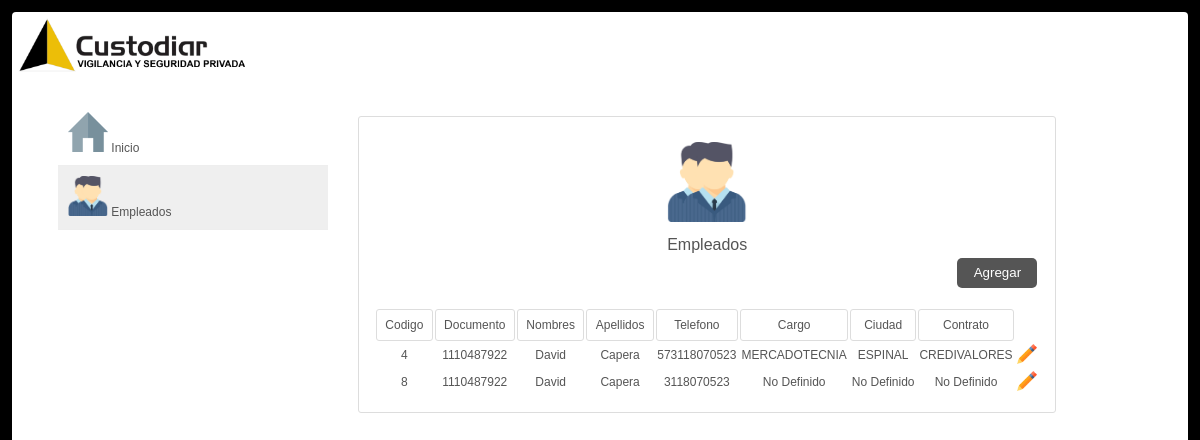
The app's page /form_personal.php with its own data.
### tables this page shows
CREATE TABLE `personal` (
  `idpersona` int(11) NOT NULL,
  `documento` int(11) DEFAULT NULL,
  `nombre` varchar(100) DEFAULT NULL,
  `apellido` varchar(100) DEFAULT NULL,
  `telefono` varchar(100) DEFAULT NULL,
  `idcargo` int(11) DEFAULT NULL,
  `idciudad` int(11) DEFAULT NULL,
  `idcontrato` int(11) DEFAULT NULL
);

CREATE TABLE `cargos` (
  `idcargo` int(11) NOT NULL,
  `nombrecargo` varchar(250) NOT NULL
);

CREATE TABLE `ciudad` (
  `idciudad` int(11) NOT NULL,
  `nombreciudad` varchar(200) DEFAULT NULL
);

CREATE TABLE `contrato` (
  `idcontrato` int(11) NOT NULL,
  `nombrecontrato` varchar(200) DEFAULT NULL
);

### db/conexion.php (called while the page is built, shortened)
<?php
Class Conexion {
   public function conectar(){
      $mysqli = new mysqli('localhost','root','','Lyra',3306);
      $mysqli->set_charset('utf8');
      return $mysqli;
   }
}

### db/utilidades_sql1.php (called while the page is built, shortened)
<?php
require_once 'conexion.php';
    class Personal extends Conexion {
        public $mysqli;
        public function __construct() {
            $this->mysqli = parent::conectar();
        }
       public function personal(){
            $resultado = $this->mysqli->query
            ("SELECT
                personal.idpersona,
                personal.documento,
                personal.nombre,
                personal.apellido,
                personal.telefono,
                cargos.nombrecargo,
                ciudad.nombreciudad,
                contrato.nombrecontrato
                FROM
                personal
                INNER JOIN cargos ON personal.idcargo = cargos.idcargo
                INNER JOIN ciudad ON personal.idciudad = ciudad.idciudad
                INNER JOIN contrato ON personal.idcontrato = contrato.idcontrato
            ");
            while( $fila = $resultado->fetch_assoc() ){
                $data[] = $fila;
            }
            if (isset($data)) {
                return $data;
            }
    }
}
?>

### form_personal.php (the view, shortened to what this page needs)
<?php
    require_once('header.php');
    require("db/utilidades_sql1.php");
?>
<!doctype html>
<html>
<body>
    <div class="contenido">
        <div><img src="img/log1.png" class="logo"></div>
            <div class="tabs">
                <ul>
                    <li><a href="index.php"> <img src="img/menu-4.png" width=40 height=40> Inicio </a></li>
                    <li><a href="#personal" class="active"> <img src="img/user-2.png" width=40 height=40> Empleados </a></li>
                </ul>
                <div id="personal">
                    <form action="#" method="post">
                        <p><br/></p>
                        <table class="tablalista">
                        <thead>
                            <tr><td colspan=10 class="tablaimagen"><img src="img/user-2.png" width=80 height=80></td></tr>
                            <tr><td colspan=10 class="tablatitulo">Empleados</td></tr>
                            <tr><td colspan=10 align="right"><input type="button" value="Agregar" class="boton1" onClick=" window.location.href='#ventana' "></td></tr>
                            <tr><td><br></td></tr>
                            <tr>
                                <td class="tablabordes">Codigo</td>
                                <td class="tablabordes">Documento</td>
                                <td class="tablabordes">Nombres</td>
                                <td class="tablabordes">Apellidos</td>
                                <td class="tablabordes">Telefono</td>
                                <td class="tablabordes">Cargo</td>
                                <td class="tablabordes">Ciudad</td>
                                <td class="tablabordes">Contrato</td>
                            </tr>
                        </thead>
                        <tbody>
                            <?php
                                $objpersonal = new Personal();
                                $personal = $objpersonal->personal();
                                if(sizeof($personal) > 0){
                                foreach ($personal as $row){
                            ?>
                                <tr>
                                    <td><?php echo $row['idpersona'] ?></td>
                                    <td><?php echo $row['documento'] ?></td>
                                    <td><?php echo $row['nombre'] ?></td>
                                    <td><?php echo $row['apellido'] ?></td>
                                    <td><?php echo $row['telefono'] ?></td>
                                    <td><?php echo $row['nombrecargo'] ?></td>
                                    <td><?php echo $row['nombreciudad'] ?></td>
                                    <td><?php echo $row['nombrecontrato'] ?></td>
                                    <td>
                                        <a href="actualizar_personal.php?u=<?php echo $row['idpersona'] ?>">
                                        <img src="img/boton-1.png" width=20 height=20 title="Editar Registro"></a>
                                    </td>
                                </tr>
                            <?php
                                }
                            }
                            ?>
                        </tbody>
                        </table>
                    </form>
                </div>
            </div>
    </div>
</body>
</html>

### css/style.css (style rules this page uses)
body { margin: 0; padding: 0; font-size: 12px; font-family: Arial; width: 100%; height: 100%; color: #555; background-color: #000; }
input { border: 1px solid #ddd; border-radius: 3px; height: 20px; width: 170px; padding: 5px; }
table { width: 100%; border: 1px solid #ddd; border-radius: 3px; }
.logo { width: 20%; text-align:right; }
.contenido { background-color: #FFFFFF; padding: 5px; margin: 12px ; height: 100%; width: auto; border-radius:4px; padding: 6px; border: 1px solid none; }
.tablaimagen { text-align: center; padding: 8px; }
.tablatitulo { font-family: Arial; font-size: 16px; color: #555; text-align: center; }
.tablalista { font-family: Arial; text-align: center; color: #555; width: 50%; padding: 15px; width:60%; height: 25px; }
.tablabordes { border: 1px solid #ddd; border-radius:3px; padding: 8px; }
.boton1 { background-color: #555; color: white; text-align: center; width:80px; height:30px; border: 0px; border-radius: 5px; display: inline-block; -webkit-transition-duration: 0.4s; transition-duration: 0.4s; }

### records on screen
personal: idpersona "4", documento "1110487922", nombre "David", apellido "Capera", telefono "573118070523", idcargo.nombrecargo "MERCADOTECNIA", idciudad.nombreciudad "ESPINAL", idcontrato.nombrecontrato "CREDIVALORES"
personal: idpersona "8", documento "1110487922", nombre "David", apellido "Capera", telefono "3118070523", idcargo.nombrecargo "No Definido", idciudad.nombreciudad "No Definido", idcontrato.nombrecontrato "No Definido"
